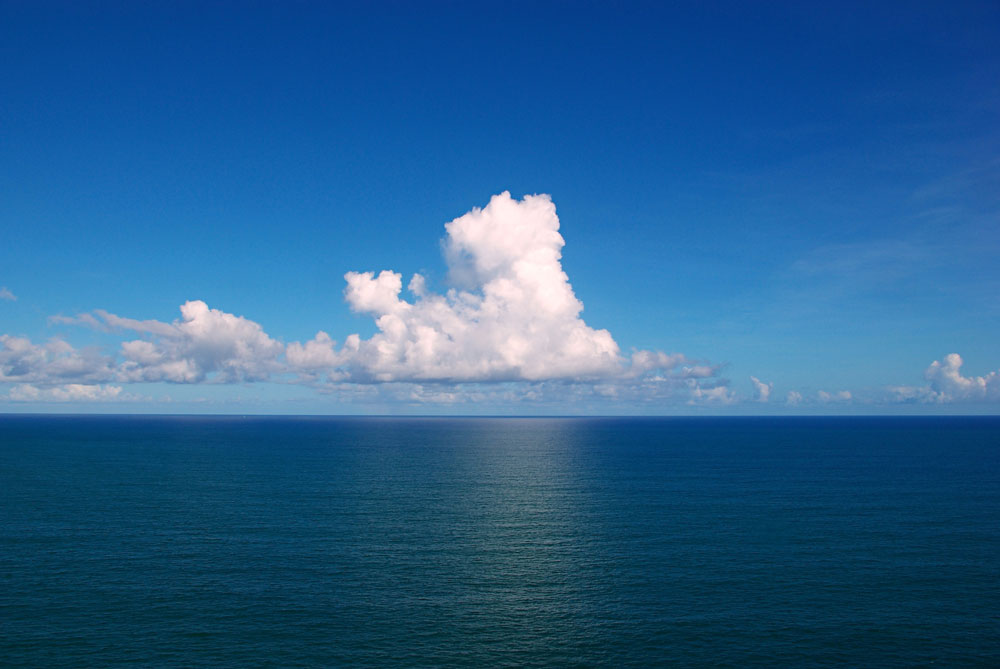
#> input picture 作業04/hw4/sou1.png, 1000 x 669 px
$ python 4108056005-04-color-transfer-info.py --source sou1.png --target tar1.png --output ult1.png
#> lines starting #> are read from the running program, lines starting #| are printed output that depends on the picture
# USAGE
# python 4108056005-04-color-transfer-info.py --source sou1.png --target tar1.png --output ult1.png

# import the necessary packages
import numpy as np
import argparse
import cv2


def color_transfer(source, target, clip=True, preserve_paper=True):
    """
    Transfers the color distribution from the source to the target
    image using the mean and standard deviations of the L*a*b*
    color space.

    This implementation is (loosely) based on to the "Color Transfer
    between Images" paper by Reinhard et al., 2001.

    Parameters:
    -------
    source: NumPy array
            OpenCV image in BGR color space (the source image)
    target: NumPy array
            OpenCV image in BGR color space (the target image)
    clip: Should components of L*a*b* image be scaled by np.clip before
            converting back to BGR color space?
            If False then components will be min-max scaled appropriately.
            Clipping will keep target image brightness truer to the input.
            Scaling will adjust image brightness to avoid washed out portions
            in the resulting color transfer that can be caused by clipping.
    preserve_paper: Should color transfer strictly follow methodology
            layed out in original paper? The method does not always produce
            aesthetically pleasing results.
            If False then L*a*b* components will scaled using the reciprocal of
            the scaling factor proposed in the paper.  This method seems to produce
            more consistently aesthetically pleasing results

    Returns:
    -------
    transfer: NumPy array
            OpenCV image (w, h, 3) NumPy array (uint8)
    """
    # convert the images from the RGB to L*ab* color space, being
    # sure to utilizing the floating point data type (note: OpenCV
    # expects floats to be 32-bit, so use that instead of 64-bit)
    source = cv2.cvtColor(source, cv2.COLOR_BGR2LAB).astype("float32")
    target = cv2.cvtColor(target, cv2.COLOR_BGR2LAB).astype("float32")

    # compute color statistics for the source and target images
    (lMeanSrc, lStdSrc, aMeanSrc, aStdSrc, bMeanSrc, bStdSrc) = image_stats(source)
    (lMeanTar, lStdTar, aMeanTar, aStdTar, bMeanTar, bStdTar) = image_stats(target)

    # output sideinfodeci.txt
    with open("sideinfodeci.txt", "w") as file:
        file.write(str(round(lMeanTar, 4))+"\n")
        file.write(str(round(aMeanTar, 4))+"\n")
        file.write(str(round(bMeanTar, 4))+"\n")
        file.write(str(round(lStdTar, 4))+"\n")
        file.write(str(round(aStdTar, 4))+"\n")
        file.write(str(round(bStdTar, 4))+"\n")
        file.write(str(round(lMeanSrc, 4))+"\n")
        file.write(str(round(aMeanSrc, 4))+"\n")
        file.write(str(round(bMeanSrc, 4))+"\n")
        file.write(str(round(lStdSrc, 4))+"\n")
        file.write(str(round(aStdSrc, 4))+"\n")
        file.write(str(round(bStdSrc, 4))+"\n")

    # subtract the means from the target image
    (l, a, b) = cv2.split(target)
    l -= lMeanTar
    a -= aMeanTar
    b -= bMeanTar

    if preserve_paper:
        # scale by the standard deviations using paper proposed factor
        l = (lStdTar / lStdSrc) * l
        a = (aStdTar / aStdSrc) * a
        b = (bStdTar / bStdSrc) * b
    else:
        # scale by the standard deviations using reciprocal of paper proposed factor
        l = (lStdSrc / lStdTar) * l
        a = (aStdSrc / aStdTar) * a
        b = (bStdSrc / bStdTar) * b

    # add in the source mean
    l += lMeanSrc
    a += aMeanSrc
    b += bMeanSrc

    # clip/scale the pixel intensities to [0, 255] if they fall
    # outside this range
    l = _scale_array(l, clip=clip)
    a = _scale_array(a, clip=clip)
    b = _scale_array(b, clip=clip)

    # merge the channels together and convert back to the RGB color
    # space, being sure to utilize the 8-bit unsigned integer data
    # type
    transfer = cv2.merge([l, a, b])
    transfer = cv2.cvtColor(transfer.astype("uint8"), cv2.COLOR_LAB2BGR)

    # return the color transferred image
    return transfer


def image_stats(image):
    """
    Parameters:
    -------
    image: NumPy array
            OpenCV image in L*a*b* color space

    Returns:
    -------
    Tuple of mean and standard deviations for the L*, a*, and b*
    channels, respectively
    """
    # compute the mean and standard deviation of each channel
    (l, a, b) = cv2.split(image)
    (lMean, lStd) = (l.mean(), l.std())
    (aMean, aStd) = (a.mean(), a.std())
    (bMean, bStd) = (b.mean(), b.std())

    # return the color statistics
    return (lMean, lStd, aMean, aStd, bMean, bStd)


def _min_max_scale(arr, new_range=(0, 255)):
    """
    Perform min-max scaling to a NumPy array

    Parameters:
    -------
    arr: NumPy array to be scaled to [new_min, new_max] range
    new_range: tuple of form (min, max) specifying range of
            transformed array

    Returns:
    -------
    NumPy array that has been scaled to be in
    [new_range[0], new_range[1]] range
    """
    # get array's current min and max
    mn = arr.min()
    mx = arr.max()

    # check if scaling needs to be done to be in new_range
    if mn < new_range[0] or mx > new_range[1]:
        # perform min-max scaling
        scaled = (new_range[1] - new_range[0]) * \
            (arr - mn) / (mx - mn) + new_range[0]
    else:
        # return array if already in range
        scaled = arr

    return scaled


def _scale_array(arr, clip=True):
    """
    Trim NumPy array values to be in [0, 255] range with option of
    clipping or scaling.

    Parameters:
    -------
    arr: array to be trimmed to [0, 255] range
    clip: should array be scaled by np.clip? if False then input
            array will be min-max scaled to range
            [max([arr.min(), 0]), min([arr.max(), 255])]

    Returns:
    -------
    NumPy array that has been scaled to be in [0, 255] range
    """
    if clip:
        scaled = np.clip(arr, 0, 255)
    else:
        scale_range = (max([arr.min(), 0]), min([arr.max(), 255]))
        scaled = _min_max_scale(arr, new_range=scale_range)

    return scaled


def show_image(title, image, width=300):
    # resize the image to have a constant width, just to
    # make displaying the images take up less screen real
    # estate
    r = width / float(image.shape[1])
    dim = (width, int(image.shape[0] * r))
    resized = cv2.resize(image, dim, interpolation=cv2.INTER_AREA)

    # show the resized image
    cv2.imshow(title, resized)


def str2bool(v):
    if v.lower() in ('yes', 'true', 't', 'y', '1'):
        return True
    elif v.lower() in ('no', 'false', 'f', 'n', '0'):
        return False
    else:
        raise argparse.ArgumentTypeError('Boolean value expected.')


# main
# construct the argument parser and parse the arguments
ap = argparse.ArgumentParser()
ap.add_argument("-s", "--source", required=True,
                help="Path to the source image")
ap.add_argument("-t", "--target", required=True,
                help="Path to the target image")
ap.add_argument("-c", "--clip", type=str2bool, default='t',
                help="Should np.clip scale L*a*b* values before final conversion to BGR? "
                "Approptiate min-max scaling used if False.")
ap.add_argument("-p", "--preservePaper", type=str2bool, default='t',
                help="Should color transfer strictly follow methodology layed out in original paper?")
ap.add_argument("-o", "--output", help="Path to the output image (optional)")
args = vars(ap.parse_args())

# load the images
source = cv2.imread(args["source"])
#> source is the input picture: shape (669, 1000, 3); mean B, G, R 143.2, 96.6, 41.3
target = cv2.imread(args["target"])
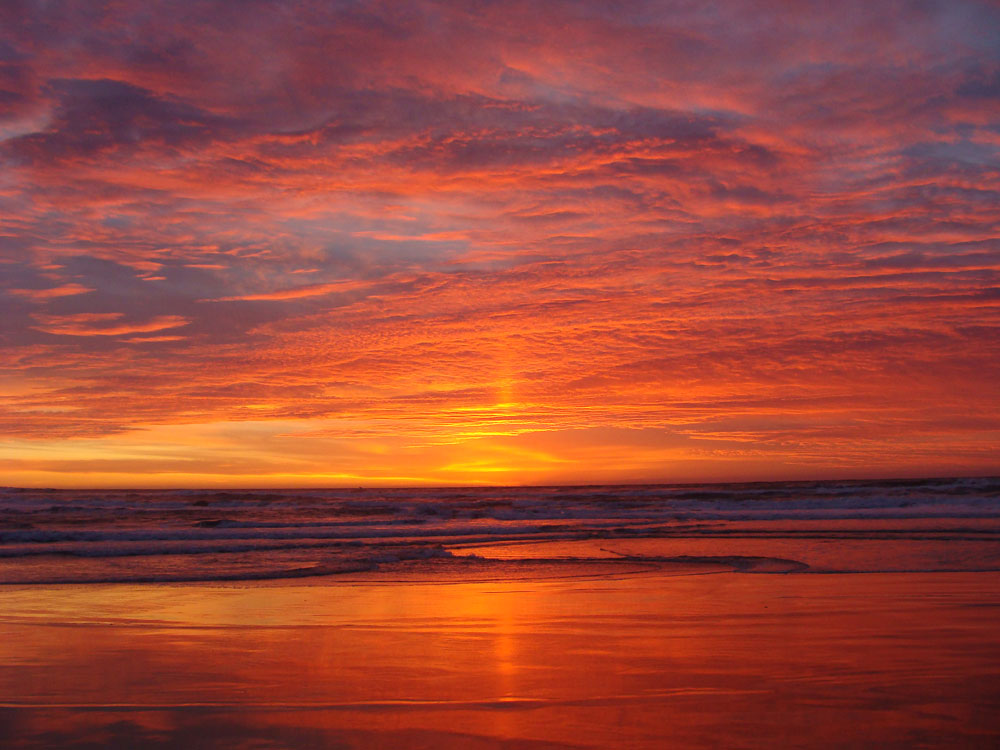
#> input picture 作業04/hw4/tar1.png, 1000 x 750 px
#> target is the input picture: shape (750, 1000, 3); mean B, G, R 57, 70.1, 152.7

# transfer the color distribution from the source image
# to the target image
transfer = color_transfer(
    target, source, clip=args["clip"], preserve_paper=args["preservePaper"])
#> in image_stats, `(l, a, b) = cv2.split(image)`:
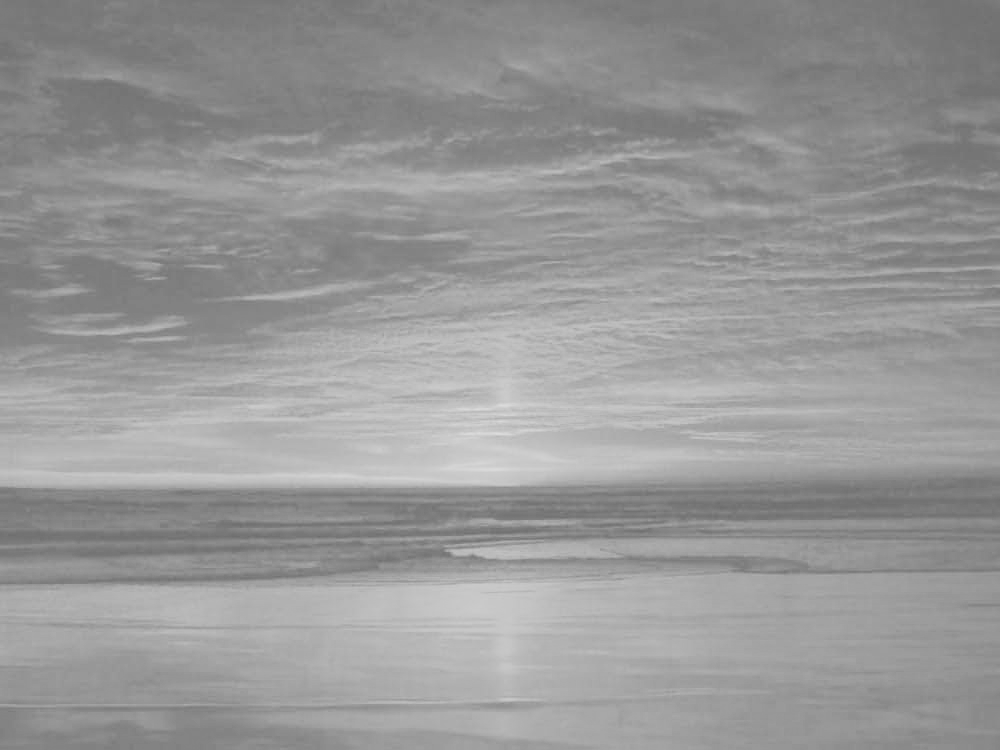
#> b: shape (750, 1000) float32; min 108, max 221, mean 151.4
#> in image_stats, `(lMean, lStd) = (l.mean(), l.std())`: lMean = 103; lStd = 35.71
#> in image_stats, `(aMean, aStd) = (a.mean(), a.std())`: aMean = 161.5; aStd = 11.82
#> in image_stats, `(bMean, bStd) = (b.mean(), b.std())`: bMean = 151.4; bStd = 21.12
#> in color_transfer, `(lMeanSrc, lStdSrc, aMeanSrc, aStdSrc, bMeanSrc, bStdSrc) = image_stat..`: lMeanSrc = 103; lStdSrc = 35.71; aMeanSrc = 161.5; aStdSrc = 11.82; bMeanSrc = 151.4; bStdSrc = 21.12
#> in image_stats (call 2), `(l, a, b) = cv2.split(image)`:
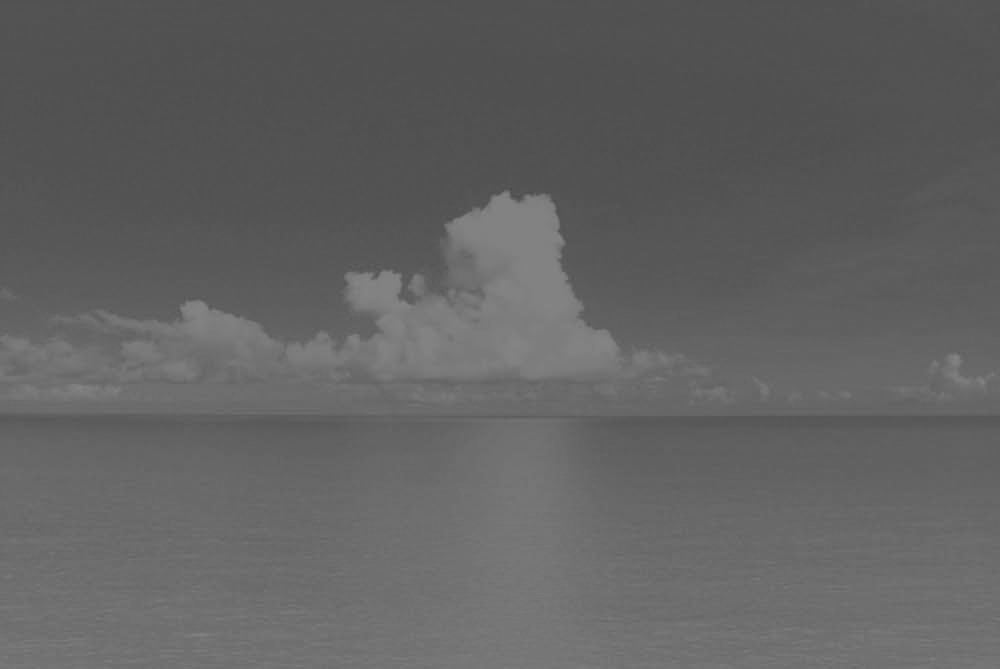
#> b: shape (669, 1000) float32; min 74, max 136, mean 97.7
#> in image_stats (call 2), `(lMean, lStd) = (l.mean(), l.std())`: lMean = 100.5; lStd = 45
#> in image_stats (call 2), `(aMean, aStd) = (a.mean(), a.std())`: aMean = 128.5; aStd = 7.67
#> in image_stats (call 2), `(bMean, bStd) = (b.mean(), b.std())`: bMean = 97.71; bStd = 14.03
#> in color_transfer, `(lMeanTar, lStdTar, aMeanTar, aStdTar, bMeanTar, bStdTar) = image_stat..`: lMeanTar = 100.5; lStdTar = 45; aMeanTar = 128.5; aStdTar = 7.67; bMeanTar = 97.71; bStdTar = 14.03
#> in color_transfer, `b += bMeanSrc`:
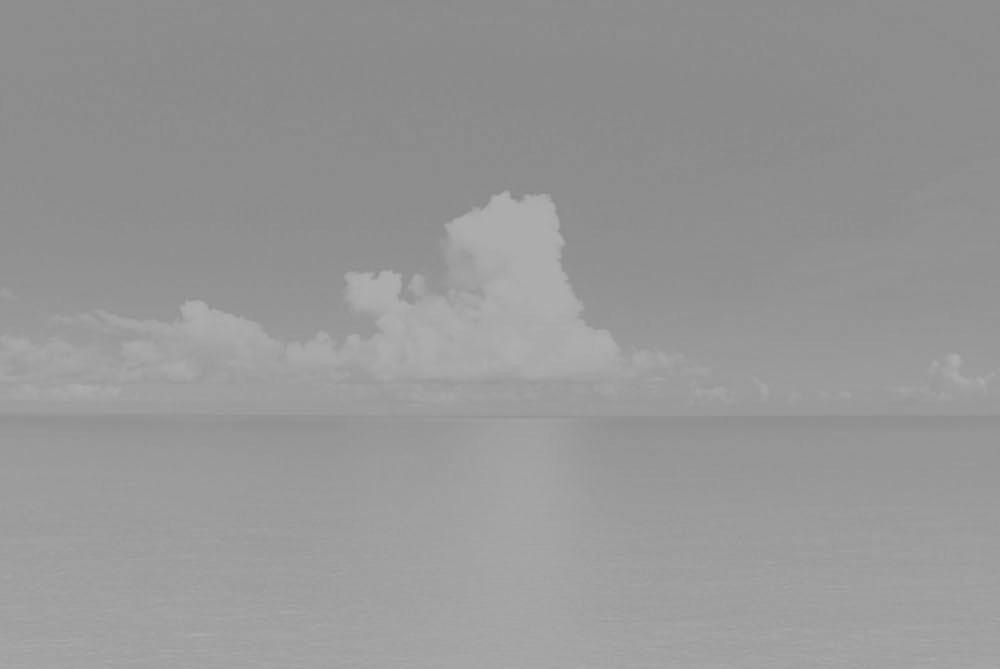
#> b: shape (669, 1000) float32; min 135.7, max 176.9, mean 151.4
#> in _scale_array, `scaled = np.clip(arr, 0, 255)`:
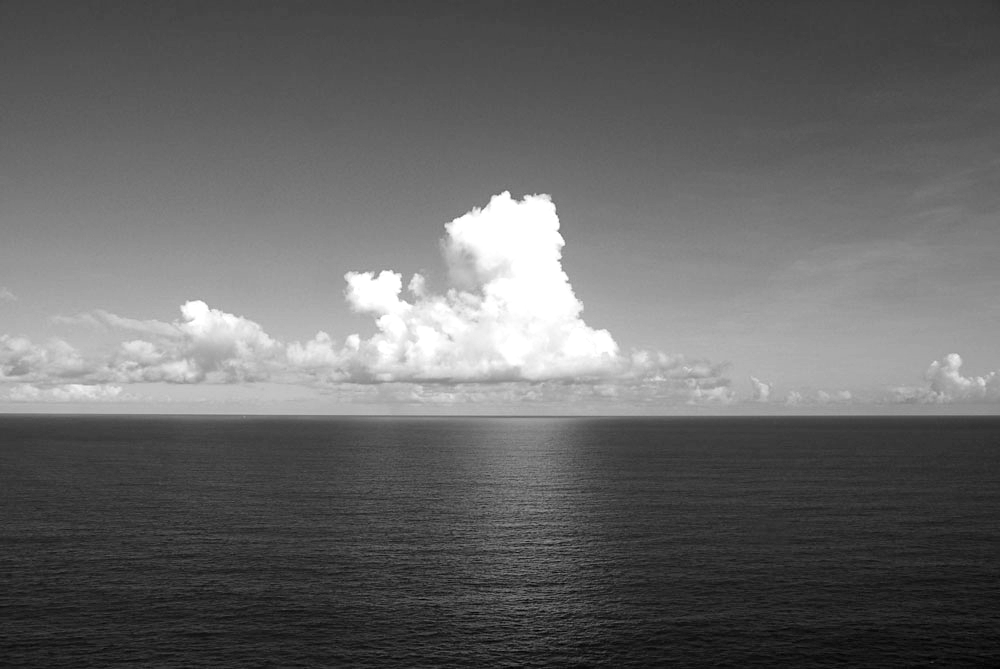
#> scaled: shape (669, 1000) float32; min 0, max 255, mean 102.7
#> in color_transfer, `transfer = cv2.cvtColor(transfer.astype("uint8"), cv2.COLOR_LAB2BGR)`:
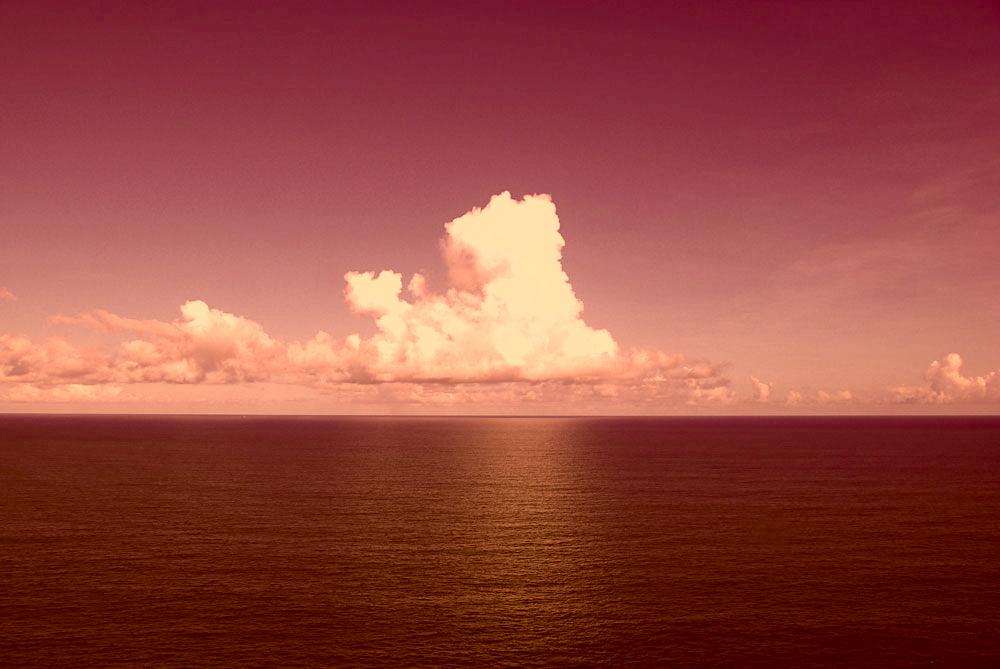
#> transfer: shape (669, 1000, 3); mean B, G, R 62.5, 71.1, 148.8

# check to see if the output image should be saved
if args["output"] is not None:
    cv2.imwrite(args["output"], transfer)

# show the images and wait for a key press
show_image("Source", source)
show_image("Target", target)
#> call 2 of show_image, with title = 'Target', width = 300
#> in show_image (call 2), `resized = cv2.resize(image, dim, interpolation=cv2.INTER_AREA)`:
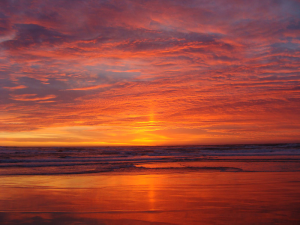
#> resized: shape (225, 300, 3); mean B, G, R 57, 70.1, 152.7
show_image("Transfer", transfer)

cv2.waitKey(0)
cv2.destroyAllWindows()

print("---END of this program---")
